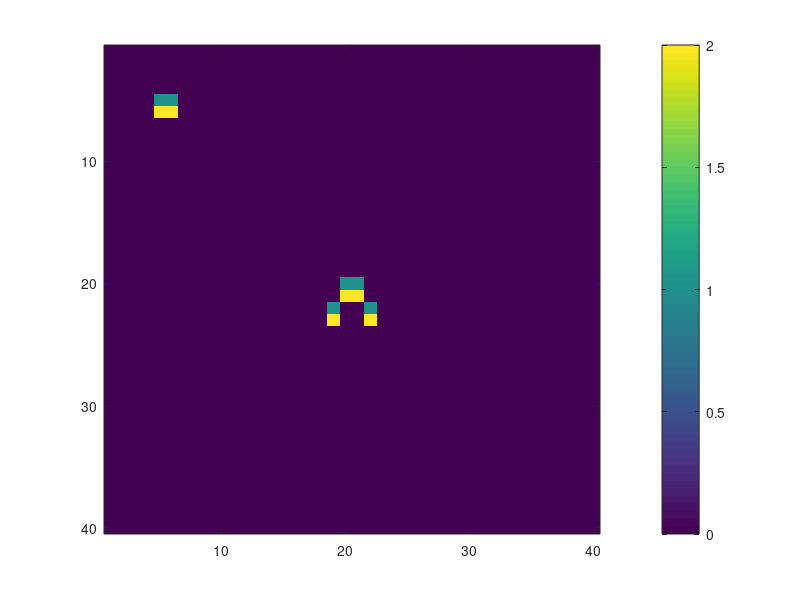

Source code (MATLAB): (Note: this script raises an error after producing the figure.)
clear all;

%input grid number
n = 40;

I = zeros(n); %create grid

I(5,5) = 1;
I(5,6) = 1;
I(6,5) = 2;
I(6,6) = 2;

I(20,21) = 1;
I(20,20) = 1;
I(21,20) = 2;
I(21,21) = 2;
I(22,19) = 1;
I(22,22) = 1;
I(23,19) = 2;
I(23,22) = 2;

imagesc(I); %plot
fig1 = imagesc(I);
caxis([0 2]);
colorbar('Ticks',[0,1,2],'TickLabels',{'ready','firing','rest'},'FontSize',14)
title('shapes that move forward at a rate of one cell per time step','FontSize',16)
saveas(fig1,'task2_1.png');


waitforbuttonpress;
%for tentime = 1:10
for t = 1:200
    
    I = transit(n,I);
    imagesc(I)
    pause(0.25)

end
    
    





           



